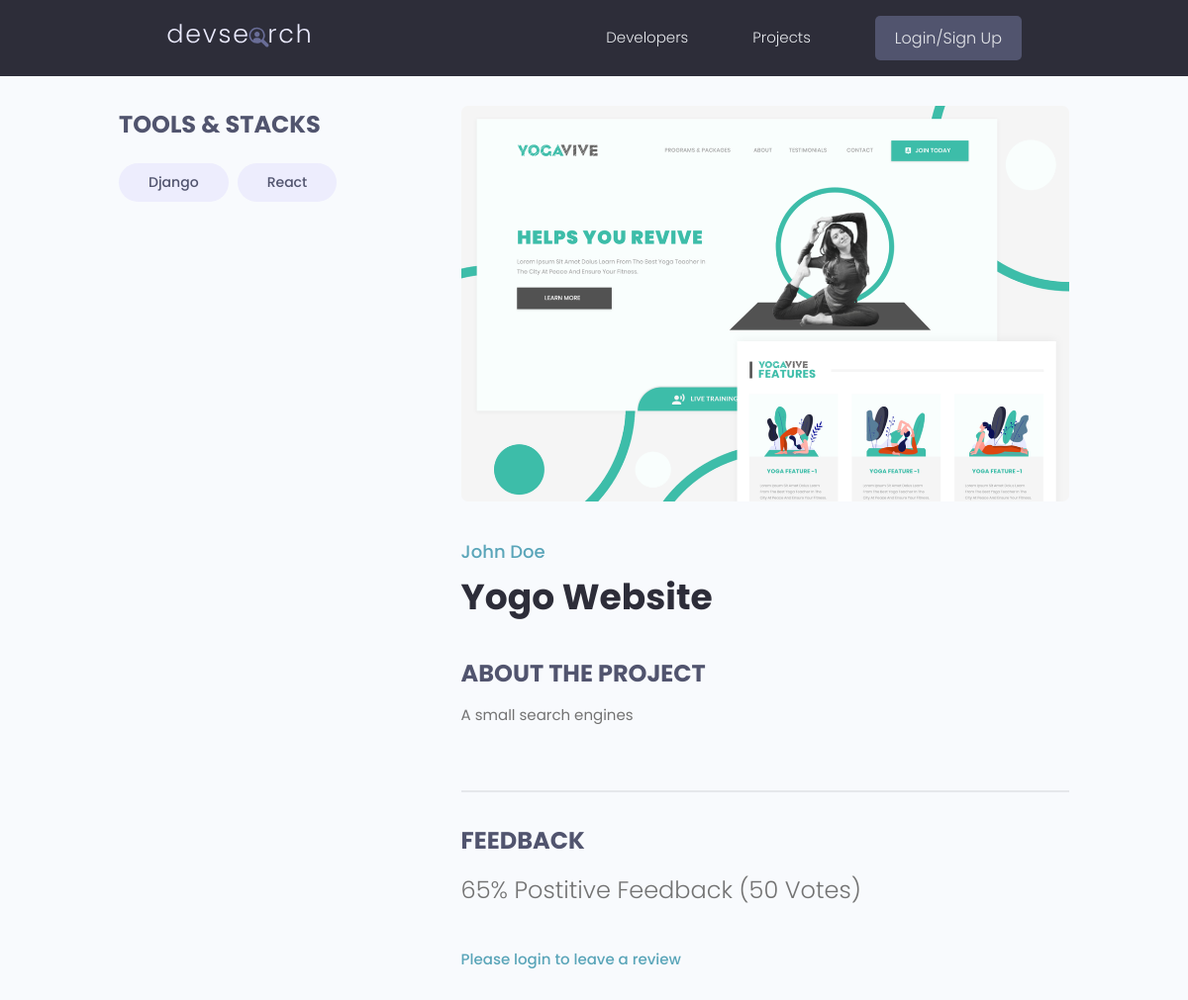
Page /projects/project/a7460364-f126-4101-9e60-bda7913f66c0 on the earlier database version.
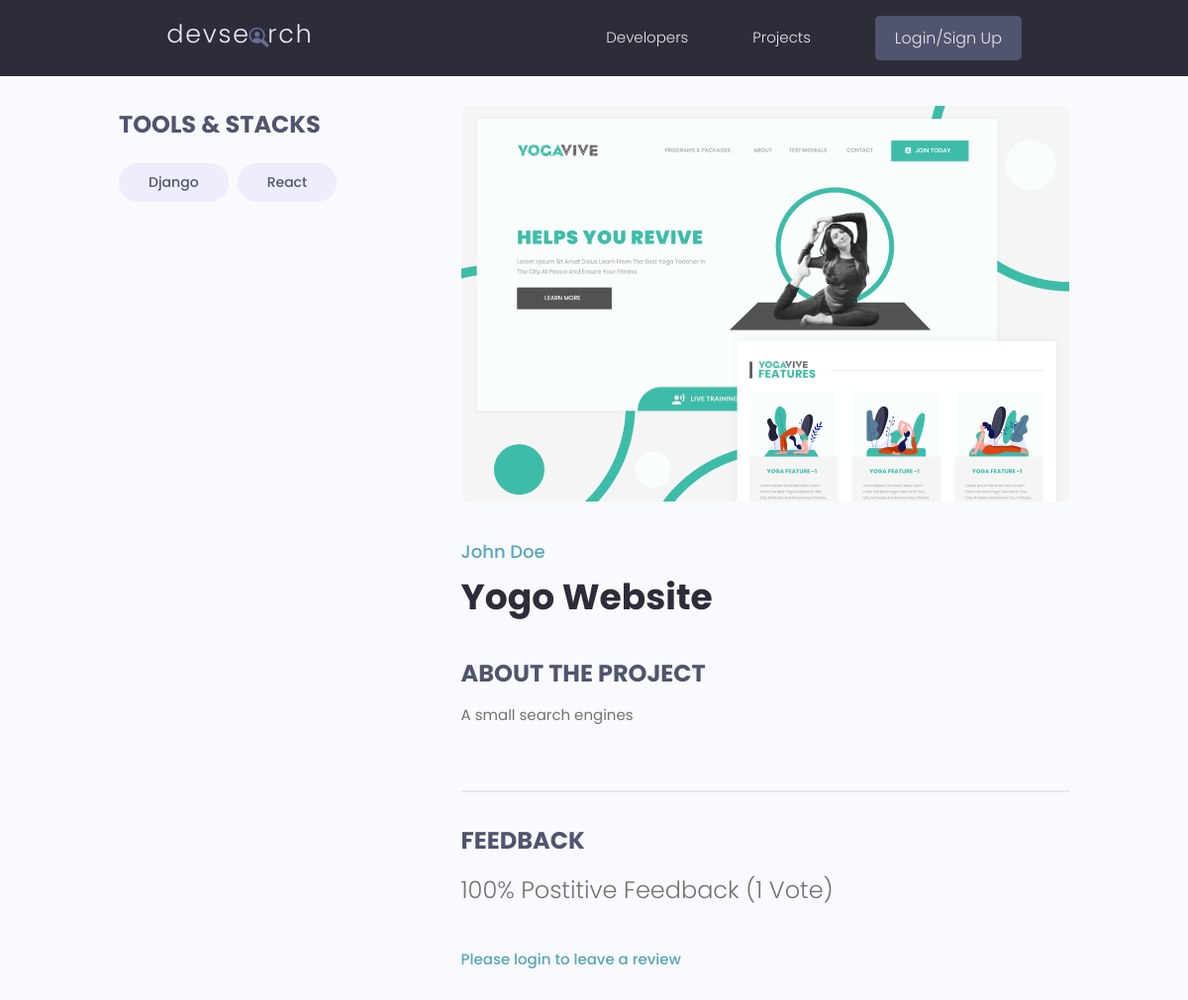
Same page on the later database version.
### projects/models.py (models this page shows, shortened)
class Project(models.Model):
    owner=models.ForeignKey(Profile,null=True,blank=True,on_delete=SET_NULL)
    title=models.CharField(max_length=200)
    description=models.TextField(null=True,blank=True)
    demo_link=models.CharField(max_length=2000,null=True,blank=True)
    source_link=models.CharField(max_length=2000,null=True,blank=True)
    featured_image=models.ImageField(null=True,blank=True,default='default.jpg')
    tags=models.ManyToManyField('Tag',blank=True)
    votes_total=models.IntegerField(default=0,null=True,blank=True)
    votes_ratio=models.IntegerField(default=0,null=True,blank=True)
    created=models.DateTimeField(auto_now_add=True)
    id=models.UUIDField(default=uuid.uuid4,primary_key=True,unique=True,editable=False)
    class Meta:
        ordering=['-votes_ratio','-votes_total','title']
    @property
    def reviewers(self):
       return self.review_set.all().values_list("owner__id",flat=True)

### users/models.py (models this page shows, shortened)
class Profile(models.Model):
    user=models.OneToOneField(User,on_delete=models.CASCADE,null=True,blank=True)
    name=models.CharField(max_length=200,null=True,blank=True)
    email=models.EmailField(max_length=200,null=True,blank=True)
    username=models.CharField(max_length=200,blank=True,null=True)
    location=models.CharField(max_length=200,blank=True,null=True)
    short_intro=models.CharField(max_length=200,null=True,blank=True)
    bio=models.TextField(blank=True,null=True)
    profile_image=models.ImageField(blank=True,null=True,upload_to='profiles/',default='profiles/user-default.png')
    social_github=models.CharField(max_length=200,null=True,blank=True)
    social_twitter=models.CharField(max_length=200,null=True,blank=True)
    social_linkedin=models.CharField(max_length=200,null=True,blank=True)
    social_youtube=models.CharField(max_length=200,null=True,blank=True)
    social_website=models.CharField(max_length=200,null=True,blank=True)
    created=models.DateTimeField(auto_now_add=True)
    id=models.UUIDField(editable=False,primary_key=True,default=uuid.uuid4,unique=True)

### projects/views.py (the view, shortened to what this page needs)
# urls.py: path('project/<str:pk>',views.project,name="project"),
def project(request,pk):
    projectobj=Project.objects.get(id=pk)
    tags=projectobj.tags.all()
    reviews=projectobj.review_set.all()
    form=ReviewForm()
    print(projectobj.reviewers)
    context={'project':projectobj,'tags':tags,'reviews':reviews,'form':form}
    return render(request,'projects/single-project.html',context)

### projects/models.py (called while the page is built)
    def __str__(self):
        return self.name

### projects/templates/projects/single-project.html (shortened to what this page needs)
{% extends 'main.html' %}
{% block content %}
<main class="singleProject my-md">
    <div class="container">
      <div class="layout">
        <div class="column column--1of3">
          <h3 class="singleProject__subtitle">Tools & Stacks</h3>
          <div class="singleProject__toolStack">
            {% for tag in tags %}
            <span class="tag tag--pill tag--sub tag--lg">
                <small>{{tag}}</small>
            </span>
            {% endfor %}
          </div>
        </div>
        <div class="column column--2of3">
          <img class="singleProject__preview" src="{{project.featured_image.url}}" alt="portfolio thumbnail" />
          <a href="{% url 'user-profile' project.owner.id %}" class="singleProject__developer">{{project.owner.name}}</a>
          <h2 class="singleProject__title">{{project.title}}</h2>
          <h3 class="singleProject__subtitle">About the Project</h3>
          <div class="singleProject__info">
            {{project.description}}
            <br />
            <br />
          </div>
          <div class="comments">
            <h3 class="singleProject__subtitle">Feedback</h3>
            <h5 class="project--rating">
              {{project.votes_ratio}}% Postitive Feedback ({{project.votes_total}} Vote{{project.votes_total|pluralize:"s"}})
            </h5>
            {% if request.user.profile.id in project.reviewers %}
                <p>Already you have voted</p>
            {% elif request.user.profile == project.owner %}
                <p>Owners can't vote their own projects</p>
            {% else %}
                <a href="{% url 'login'%}?next={{request.path}}">Please login to leave a review</a>
            {% endif %}
          </div>
        </div>
      </div>
    </div>
  </main>
{% endblock content%}

Differences in the rows shown:
changed Project "Yogo Website": votes_ratio "65" → "100"; votes_total "50" → "1"
